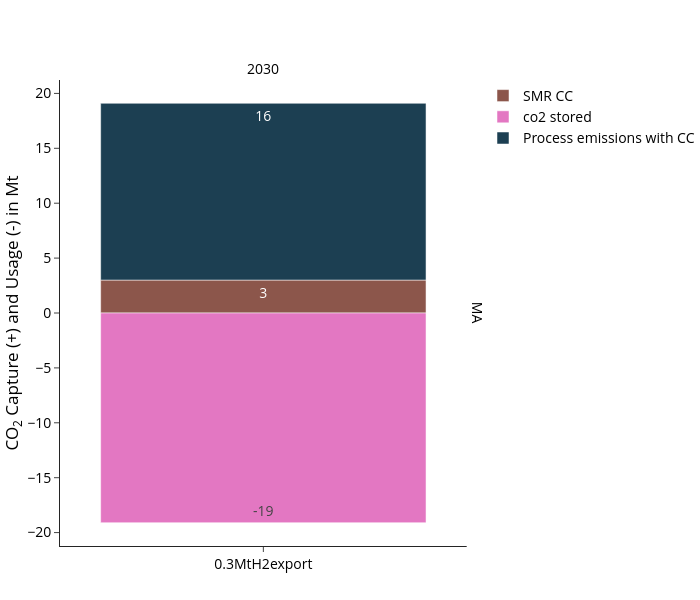

The notebook cell saved with this chart:
### Code cell
fig = px.bar(
    df, 
    **fig_kwargs,
    color_discrete_map=colors["co2"],
    category_orders={
        "variable":list(colors["gas"].keys()),
        "scen": scen_order
        },
    #facet_col_spacing=0.1,
    labels={"value":"CO<sub>2</sub> Capture (+) and Usage (-) in Mt","year":"","variable":"", "scen":""},
)
update_layout(fig)

print("Totals per scenario and year:", demand_sum_df)
fig.show()
#save_plotly_fig(df, fig, fig, sdir, f"{idx_group_name}_CO2_capture_and_usage_Mt")

### Figure 1 — Plotly figure (JSON) as saved in the notebook; plotly's stock layout.template omitted (floating-point values rounded to 4 significant figures)
{"data": [{"hovertemplate": "=%{x}<br>country=MA<br>CO<sub>2</sub> Capture (+) and Usage (-) in Mt=%{text}<extra></extra>", "legendgroup": "SMR CC", "marker": {"color": "#8C564B", "pattern": {"shape": ""}}, "name": "SMR CC", "orientation": "v", "showlegend": true, "text": [3.0], "textangle": 0, "textposition": "inside", "texttemplate": "%{y:.0f}", "type": "bar", "x": ["0.3MtH2export"], "xaxis": "x", "y": [3.0], "yaxis": "y"}, {"hovertemplate": "=%{x}<br>country=MA<br>CO<sub>2</sub> Capture (+) and Usage (-) in Mt=%{text}<extra></extra>", "legendgroup": "co2 stored", "marker": {"color": "#E377C2", "pattern": {"shape": ""}}, "name": "co2 stored", "orientation": "v", "showlegend": true, "text": [-19.1], "textangle": 0, "textposition": "inside", "texttemplate": "%{y:.0f}", "type": "bar", "x": ["0.3MtH2export"], "xaxis": "x", "y": [-19.1], "yaxis": "y"}, {"hovertemplate": "=%{x}<br>country=MA<br>CO<sub>2</sub> Capture (+) and Usage (-) in Mt=%{text}<extra></extra>", "legendgroup": "Process emissions with CC", "marker": {"color": "#1c3f52", "pattern": {"shape": ""}}, "name": "Process emissions with CC", "orientation": "v", "showlegend": true, "text": [16.1], "textangle": 0, "textposition": "inside", "texttemplate": "%{y:.0f}", "type": "bar", "x": ["0.3MtH2export"], "xaxis": "x", "y": [16.1], "yaxis": "y"}], "layout": {"annotations": [{"font": {}, "showarrow": false, "text": "2030", "x": 0.49, "xanchor": "center", "xref": "paper", "y": 1, "yanchor": "bottom", "yref": "paper"}, {"font": {}, "showarrow": false, "text": "MA", "textangle": 90, "x": 0.98, "xanchor": "left", "xref": "paper", "y": 0.5, "yanchor": "middle", "yref": "paper"}], "barmode": "relative", "height": 600, "legend": {"title": {"text": ""}, "tracegroupgap": 0}, "width": 700, "xaxis": {"anchor": "y", "categoryarray": [], "categoryorder": "array", "domain": [0, 0.98], "title": {"text": ""}}, "yaxis": {"anchor": "x", "domain": [0, 1], "title": {"text": "CO<sub>2</sub> Capture (+) and Usage (-) in Mt"}}}}
